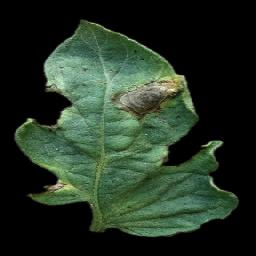
#> input picture Tomato Early Blight/EB1.jpg, 256 x 256 px; the run also reads 1 picture not shown here
$ jupyter execute --allow-errors HSV.ipynb
#> lines starting #> are read from the running program, lines starting #| are printed output that depends on the picture
<h1>Early Blight Tomato Disease from RGB To HSV </h1>

[cell 1]
#importing libraries
import seaborn as sns
import matplotlib.pyplot as plt
import cv2
import numpy as np
import math

[cell 2]
#image 1 conversion
eb1=cv2.cvtColor(cv2.imread('Tomato Early Blight/EB1.jpg'),cv2.COLOR_BGR2RGB)
row,col,pixNum=eb1.shape
#> row = 256; col = 256; pixNum = 3
eb1Dup=eb1.copy().reshape(row*col,3)

for index,pixel in enumerate(eb1Dup):
    r,g,b=[int(x)/255 for x in pixel]

    #calculating cmax and cmin
    cmax=max(r,g,b)
    cmin=min(r,g,b)
    diff=cmax-cmin

    #calculating hue
    if cmax==cmin:
        h=0
    elif cmax==r:
        h=(60*((g-b)/diff)+360)%360
    elif cmax==g:
        h=(60*((b-r)/diff)+120)%360
    elif cmax==b:
        h=(60*((r-g)/diff)+240)%360
    h/=2

    #calculating saturation
    if cmax==0:
        s=0
    else:
        s=(diff/cmax)*255
    #calculating value /brightness
    v=cmax*255

    eb1Dup[index]=[np.uint8(h),np.uint8(s),np.uint8(v)]

eb1Dup=eb1Dup.reshape(256,256,3)
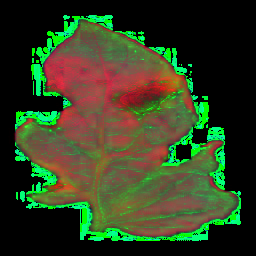
#> eb1Dup: shape (256, 256, 3); mean of channels 0, 1, 2 32.8, 62.6, 50.9; drawn as B, G, R
#this is corrupted image as hsv doesnt show the image in this form its just a way to represent image

<h2>H CHANNEL VISUALIZATION</h2>

<h2>H channel gray scale</h2>

[cell 3]
#extracting h values from the image in rgb format
h_channel=eb1Dup[:,:,0]
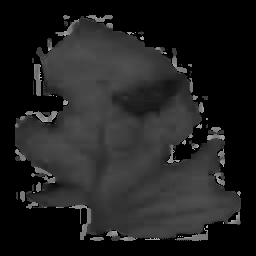
#> h_channel: shape (256, 256); min 0, max 177, mean 32.8


h_channel=h_channel.reshape(row*col)

h_channel_new=[]
for _,h in enumerate(h_channel):
    h1=[h,255,255]
    h_channel_new.append(h1)
h_channel_new=np.array(h_channel_new,dtype=np.uint8).reshape(row,col,pixNum)
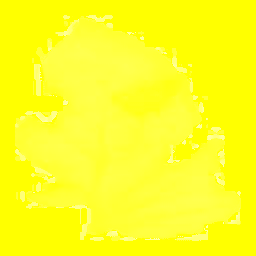
#> h_channel_new: shape (256, 256, 3); mean of channels 0, 1, 2 32.8, 255, 255; drawn as B, G, R

#plotting the h channel
plt.imshow(cv2.cvtColor(h_channel_new,cv2.COLOR_HSV2RGB))

[cell 4]
h_channel_gray=eb1Dup[:,:,0]
plt.imshow(h_channel_gray,cmap='gray')

<h2>S Channel Visualization</h2>

[cell 5]
s_channel=eb1Dup[:,:,1]
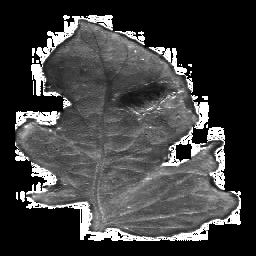
#> s_channel: shape (256, 256); min 0, max 255, mean 62.6

s_channel=s_channel.reshape(row*col)
s_channel_new=[]
for index,s in enumerate(s_channel):
    s=[h_channel[index],s,255]
    s_channel_new.append(s)
s_channel_new=np.array(s_channel_new,dtype=np.uint8).reshape(row,col,pixNum)
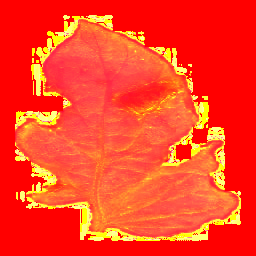
#> s_channel_new: shape (256, 256, 3); mean of channels 0, 1, 2 32.8, 62.6, 255; drawn as B, G, R

plt.imshow(cv2.cvtColor(s_channel_new,cv2.COLOR_HSV2RGB))
# plt.imshow(s_channel)
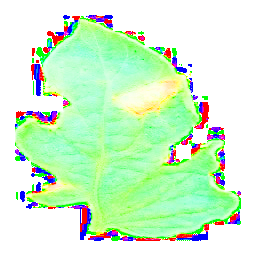
#> shown: shape (256, 256, 3); mean R, G, B 207.3, 242.1, 205.4

<h2>S Channel Gray-Scale </h2>

[cell 6]
s_channel_gray=eb1Dup[:,:,1]
plt.imshow(s_channel_gray,cmap='gray')

<h2>Brightness Channel</h2>

[cell 7]
v_channel=eb1Dup[:,:,2]
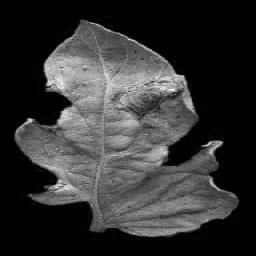
#> v_channel: shape (256, 256); min 0, max 255, mean 50.9
v_channel=v_channel.reshape(row*col)
v_channel_new=[]
for index,v in enumerate(v_channel):
    v1=[h_channel[index],255,v]
    v_channel_new.append(v1)
v_channel_new=np.array(v_channel_new,dtype=np.uint8).reshape(row,col,pixNum)
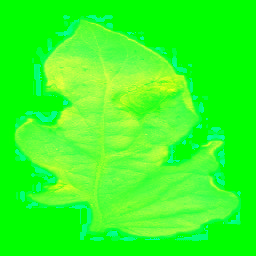
#> v_channel_new: shape (256, 256, 3); mean of channels 0, 1, 2 32.8, 255, 50.9; drawn as B, G, R

plt.imshow(cv2.cvtColor(v_channel_new,cv2.COLOR_HSV2RGB),cmap='gray')
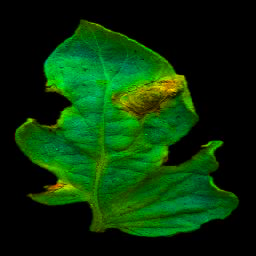
#> shown: shape (256, 256, 3); mean R, G, B 7.7, 50.5, 7.2

<h2>Brightness Channel Grey-Scale</h2>

[cell 8]
v_channel_gray=eb1Dup[:,:,2]
plt.imshow(v_channel_gray,cmap='gray')

<h2>Comparing our result with inbuild function</h2>

[cell 9]
eb2=cv2.imread('EB1.jpg')
#> eb2 is the input picture: shape (256, 256, 3); mean B, G, R 36, 50.7, 36
eb2=cv2.cvtColor(cv2.cvtColor(eb2,cv2.COLOR_BGR2RGB),cv2.COLOR_RGB2HSV)
#> eb2: shape (256, 256, 3); mean H, S, V 33, 62.8, 50.9

<h2>H scale visualization Gray Scale</h2>

[cell 10]
h_channel_2=eb2[:,:,0]
plt.imshow(h_channel_2,cmap='gray')

<h2>H Scale Visualization colored</h2>

[cell 11]
h_channel_2=h_channel_2.reshape(row*col)

h_channel_new=[]
for _,h in enumerate(h_channel_2):
    h1=[h,255,255]
    h_channel_new.append(h1)
h_channel_new=np.array(h_channel_new,dtype=np.uint8).reshape(row,col,pixNum)

#plotting the h channel
plt.imshow(cv2.cvtColor(h_channel_new,cv2.COLOR_HSV2RGB))

<h2>S channel visualization Gray</h2>

[cell 12]
s_channel_2=eb2[:,:,1]
plt.imshow(s_channel_2,cmap='gray')

## S channel visualization rgb

[cell 13]
s_channel_2=s_channel_2.reshape(row*col)
s_channel_new=[]
for index,s in enumerate(s_channel_2):
    s=[h_channel[index],s,255]
    s_channel_new.append(s)
s_channel_new=np.array(s_channel_new,dtype=np.uint8).reshape(row,col,pixNum)

plt.imshow(cv2.cvtColor(s_channel_new,cv2.COLOR_HSV2RGB))

##  V channel visualization Gray

[cell 14]
v_channel_2=eb2[:,:,2]
plt.imshow(v_channel_2,cmap='gray')

## V channel Visualization RGB

[cell 15]
v_channel_2=v_channel_2.reshape(row*col)
v_channel_new=[]
for index,v in enumerate(v_channel_2):
    v1=[h_channel[index],255,v]
    v_channel_new.append(v1)
v_channel_new=np.array(v_channel_new,dtype=np.uint8).reshape(row,col,pixNum)

plt.imshow(cv2.cvtColor(v_channel_new,cv2.COLOR_HSV2RGB),cmap='gray')

<h1>Thresholding</h1>

<p>Now we will threshold the image based on the h channel</p>

<h2>Plotting the histogram</h2>

[cell 16]
folder_list=['Tomato Early Blight/EB','Tomato Late Blight/LB']
imageNumber=1
ind=1
#> (the rest of this cell did not finish here and is left out)

[cell 17]
#plotting the histogram
histo,bins,_=plt.hist(h_channel.flat,bins=100,range=(0,100),ec='black')
plt.show()
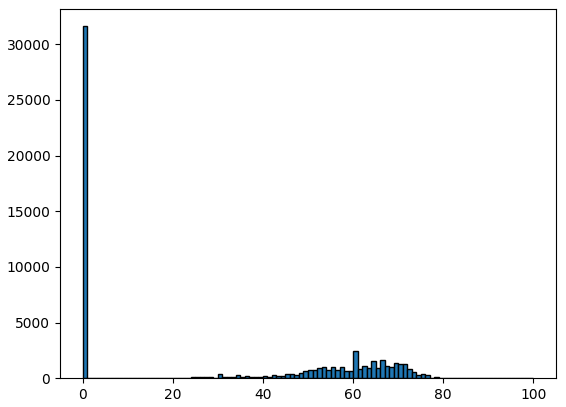
#> figure drawn by matplotlib, 1 panel; tallest bar 31613 high, from x = 0 to 1

<h2>Finding the global Maxima</h2>

[cell 18]
#histogram peak
maxHisto=np.amax(histo)
#starting index of the bin
maxBin=bins[np.where(histo==maxHisto)][0]
print('Bin is {}'.format(maxBin))
#| Bin is 0.0
if maxBin<=40:
    maxVal=0.2*maxHisto
else:
    maxVal=0.5*maxHisto
print(maxVal)
#| 6322.6

#calculating R
import math
maxi=-math.inf
maxV=-math.inf
for index,ele in enumerate(histo):
    if ele >maxVal and ele !=maxHisto and ele>maxV:
        maxi=bins[index]
        maxV=ele
#> this loop made 100 passes
#> ele on passes 1 to 12: 31613, 0, 0, 1, 0, 6, 28, 2, 1, 0, 6, 2

r=maxi
if r==(-math.inf):
    r=maxBin
print(r)
#| 0.0
#calculating s
s=2*r/3
threshold=s
print(s)
#| 0.0
print(threshold)
#| 0.0

[cell 19]
print(h_channel.shape)
#| (65536,)
